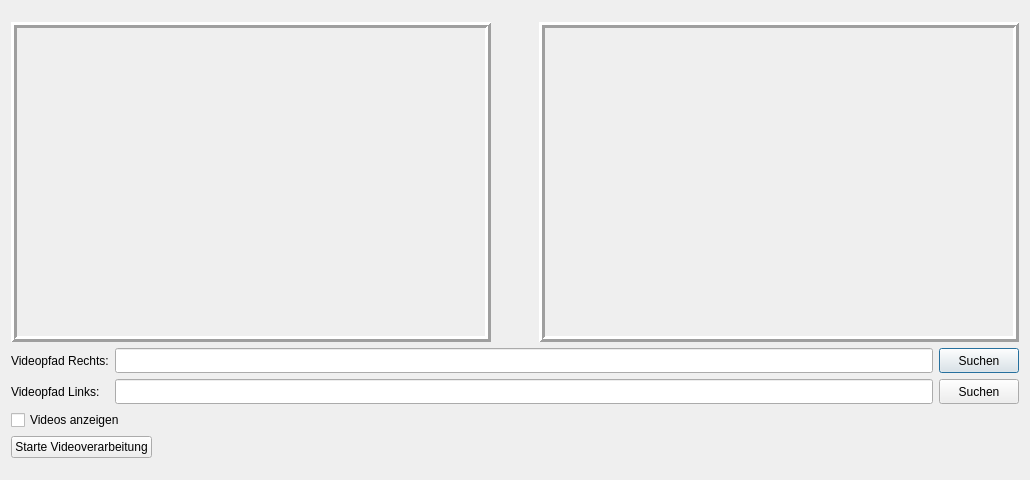
<?xml version="1.0" encoding="UTF-8"?>
<ui version="4.0">
 <class>VideoBased</class>
 <widget class="QDialog" name="VideoBased">
  <property name="geometry">
   <rect>
    <x>0</x>
    <y>0</y>
    <width>1030</width>
    <height>480</height>
   </rect>
  </property>
  <property name="minimumSize">
   <size>
    <width>1030</width>
    <height>480</height>
   </size>
  </property>
  <property name="maximumSize">
   <size>
    <width>1030</width>
    <height>480</height>
   </size>
  </property>
  <property name="windowTitle">
   <string>Videobasierte Verarbeitung</string>
  </property>
  <layout class="QGridLayout" name="gridLayout">
   <item row="0" column="0">
    <layout class="QVBoxLayout" name="verticalLayout_9">
     <item>
      <layout class="QHBoxLayout" name="horizontalLayout_2">
       <item>
        <widget class="QLabel" name="videoLabelLeft">
         <property name="minimumSize">
          <size>
           <width>480</width>
           <height>320</height>
          </size>
         </property>
         <property name="maximumSize">
          <size>
           <width>480</width>
           <height>320</height>
          </size>
         </property>
         <property name="autoFillBackground">
          <bool>true</bool>
         </property>
         <property name="frameShape">
          <enum>QFrame::Box</enum>
         </property>
         <property name="frameShadow">
          <enum>QFrame::Raised</enum>
         </property>
         <property name="lineWidth">
          <number>3</number>
         </property>
         <property name="text">
          <string/>
         </property>
        </widget>
       </item>
       <item>
        <spacer name="horizontalSpacer_4">
         <property name="orientation">
          <enum>Qt::Horizontal</enum>
         </property>
         <property name="sizeHint" stdset="0">
          <size>
           <width>40</width>
           <height>20</height>
          </size>
         </property>
        </spacer>
       </item>
       <item>
        <widget class="QLabel" name="videoLabelRight">
         <property name="minimumSize">
          <size>
           <width>480</width>
           <height>320</height>
          </size>
         </property>
         <property name="maximumSize">
          <size>
           <width>480</width>
           <height>320</height>
          </size>
         </property>
         <property name="autoFillBackground">
          <bool>true</bool>
         </property>
         <property name="frameShape">
          <enum>QFrame::Box</enum>
         </property>
         <property name="frameShadow">
          <enum>QFrame::Raised</enum>
         </property>
         <property name="lineWidth">
          <number>3</number>
         </property>
         <property name="text">
          <string/>
         </property>
        </widget>
       </item>
      </layout>
     </item>
     <item>
      <layout class="QHBoxLayout" name="horizontalLayout_6">
       <item>
        <layout class="QVBoxLayout" name="verticalLayout_2">
         <item>
          <widget class="QLabel" name="VideoPath_label_2">
           <property name="text">
            <string>Videopfad Rechts:</string>
           </property>
          </widget>
         </item>
         <item>
          <widget class="QLabel" name="VideoPath_label">
           <property name="text">
            <string>Videopfad Links:</string>
           </property>
          </widget>
         </item>
        </layout>
       </item>
       <item>
        <layout class="QVBoxLayout" name="verticalLayout_3">
         <item>
          <layout class="QHBoxLayout" name="horizontalLayout_3">
           <item>
            <widget class="QLineEdit" name="videoFilePathRight_QLineEdit">
             <property name="minimumSize">
              <size>
               <width>200</width>
               <height>25</height>
              </size>
             </property>
             <property name="maximumSize">
              <size>
               <width>99999</width>
               <height>99999</height>
              </size>
             </property>
            </widget>
           </item>
           <item>
            <widget class="QPushButton" name="searchFile_button_2">
             <property name="minimumSize">
              <size>
               <width>80</width>
               <height>25</height>
              </size>
             </property>
             <property name="maximumSize">
              <size>
               <width>80</width>
               <height>25</height>
              </size>
             </property>
             <property name="text">
              <string>Suchen</string>
             </property>
            </widget>
           </item>
          </layout>
         </item>
         <item>
          <layout class="QHBoxLayout" name="horizontalLayout_5">
           <item>
            <widget class="QLineEdit" name="videoFilePathLeft_QLineEdit">
             <property name="minimumSize">
              <size>
               <width>200</width>
               <height>25</height>
              </size>
             </property>
             <property name="maximumSize">
              <size>
               <width>999999</width>
               <height>99999</height>
              </size>
             </property>
            </widget>
           </item>
           <item>
            <widget class="QPushButton" name="searchFile_button">
             <property name="minimumSize">
              <size>
               <width>80</width>
               <height>25</height>
              </size>
             </property>
             <property name="maximumSize">
              <size>
               <width>80</width>
               <height>25</height>
              </size>
             </property>
             <property name="text">
              <string>Suchen</string>
             </property>
            </widget>
           </item>
          </layout>
         </item>
        </layout>
       </item>
      </layout>
     </item>
     <item>
      <layout class="QHBoxLayout" name="horizontalLayout">
       <item>
        <layout class="QVBoxLayout" name="verticalLayout">
         <item>
          <widget class="QCheckBox" name="showVideosCheckBox">
           <property name="text">
            <string>Videos anzeigen</string>
           </property>
           <property name="checked">
            <bool>false</bool>
           </property>
          </widget>
         </item>
         <item>
          <layout class="QHBoxLayout" name="horizontalLayout_4">
           <item>
            <widget class="QPushButton" name="startVideo_button">
             <property name="text">
              <string>Starte Videoverarbeitung</string>
             </property>
            </widget>
           </item>
           <item>
            <spacer name="horizontalSpacer">
             <property name="orientation">
              <enum>Qt::Horizontal</enum>
             </property>
             <property name="sizeHint" stdset="0">
              <size>
               <width>40</width>
               <height>20</height>
              </size>
             </property>
            </spacer>
           </item>
          </layout>
         </item>
        </layout>
       </item>
      </layout>
     </item>
    </layout>
   </item>
  </layout>
 </widget>
 <resources/>
 <connections/>
</ui>
